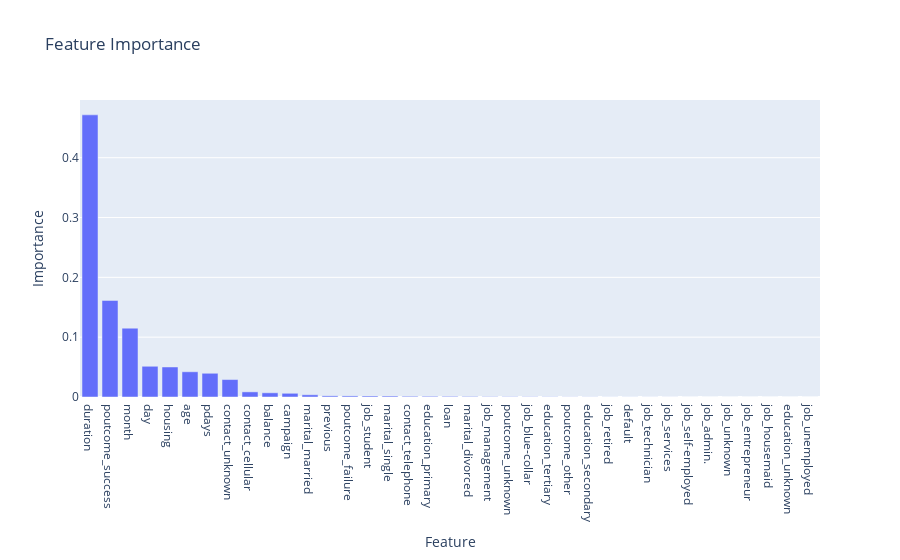
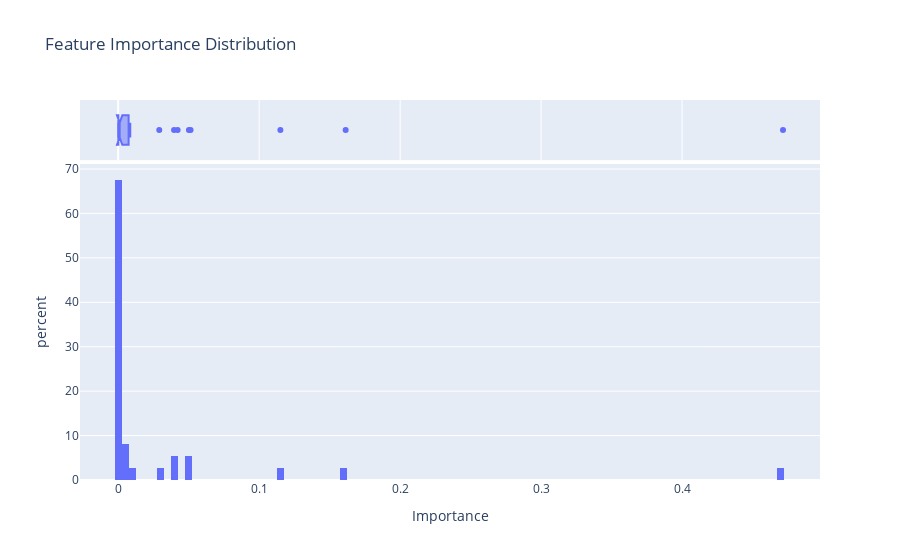

The notebook cell these images were saved under, in order:
### Code cell
model_feat1=feat_importance(model1)

### Figure 1 — Plotly figure (JSON) as saved in the notebook; plotly's stock layout.template omitted (floating-point values rounded to 4 significant figures)
{"data": [{"alignmentgroup": "True", "hovertemplate": "Feature=%{x}<br>Importance=%{y}<extra></extra>", "legendgroup": "", "marker": {"color": "#636efa", "pattern": {"shape": ""}}, "name": "", "offsetgroup": "", "orientation": "v", "showlegend": false, "textposition": "auto", "type": "bar", "x": ["duration", "poutcome_success", "month", "day", "housing", "age", "pdays", "contact_unknown", "contact_cellular", "balance", "campaign", "marital_married", "previous", "poutcome_failure", "job_student", "marital_single", "contact_telephone", "education_primary", "loan", "marital_divorced", "job_management", "poutcome_unknown", "job_blue-collar", "education_tertiary", "poutcome_other", "education_secondary", "job_retired", "default", "job_technician", "job_services", "job_self-employed", "job_admin.", "job_unknown", "job_entrepreneur", "job_housemaid", "education_unknown", "job_unemployed"], "xaxis": "x", "y": [0.4716, 0.1614, 0.1151, 0.05136, 0.05019, 0.04216, 0.03966, 0.02916, 0.008579, 0.00702, 0.006199, 0.003698, 0.001938, 0.00183, 0.001686, 0.00159, 0.001184, 0.001134, 0.001058, 0.0008627, 0.0005346, 0.0004765, 0.0003969, 0.0003558, 0.000223, 0.0001929, 0.0001164, 0.0001157, 0.0001033, 5.996e-05, 5.526e-05, 0, 0, 0, 0, 0, 0], "yaxis": "y"}], "layout": {"barmode": "relative", "legend": {"tracegroupgap": 0}, "title": {"text": "Feature Importance"}, "xaxis": {"anchor": "y", "domain": [0, 1], "title": {"text": "Feature"}}, "yaxis": {"anchor": "x", "domain": [0, 1], "title": {"text": "Importance"}}}}

### Figure 2 — Plotly figure (JSON) as saved in the notebook; plotly's stock layout.template omitted (floating-point values rounded to 4 significant figures)
{"data": [{"alignmentgroup": "True", "bingroup": "x", "histnorm": "percent", "hovertemplate": "Importance=%{x}<br>percent=%{y}<extra></extra>", "legendgroup": "", "marker": {"color": "#636efa", "pattern": {"shape": ""}}, "name": "", "nbinsx": 185, "offsetgroup": "", "orientation": "v", "showlegend": false, "type": "histogram", "x": [0.1151, 0.05136, 0.04216, 0.00702, 0.4716, 0.006199, 0.03966, 0.001938, 0, 0.0003969, 0, 0, 0.0005346, 0.0001164, 5.526e-05, 5.996e-05, 0.001686, 0.0001033, 0, 0, 0.0008627, 0.003698, 0.00159, 0.001134, 0.0001929, 0.0003558, 0, 0.008579, 0.001184, 0.02916, 0.00183, 0.000223, 0.1614, 0.0004765, 0.0001157, 0.05019, 0.001058], "xaxis": "x", "yaxis": "y"}, {"alignmentgroup": "True", "hovertemplate": "Importance=%{x}<extra></extra>", "legendgroup": "", "marker": {"color": "#636efa"}, "name": "", "notched": true, "offsetgroup": "", "showlegend": false, "type": "box", "x": [0.1151, 0.05136, 0.04216, 0.00702, 0.4716, 0.006199, 0.03966, 0.001938, 0, 0.0003969, 0, 0, 0.0005346, 0.0001164, 5.526e-05, 5.996e-05, 0.001686, 0.0001033, 0, 0, 0.0008627, 0.003698, 0.00159, 0.001134, 0.0001929, 0.0003558, 0, 0.008579, 0.001184, 0.02916, 0.00183, 0.000223, 0.1614, 0.0004765, 0.0001157, 0.05019, 0.001058], "xaxis": "x2", "yaxis": "y2"}], "layout": {"barmode": "relative", "legend": {"tracegroupgap": 0}, "title": {"text": "Feature Importance Distribution"}, "xaxis": {"anchor": "y", "domain": [0, 1], "title": {"text": "Importance"}}, "xaxis2": {"anchor": "y2", "domain": [0, 1], "matches": "x", "showgrid": true, "showticklabels": false}, "yaxis": {"anchor": "x", "domain": [0, 0.8316], "title": {"text": "percent"}}, "yaxis2": {"anchor": "x2", "domain": [0.8416, 1], "matches": "y2", "showgrid": false, "showline": false, "showticklabels": false, "ticks": ""}}}
